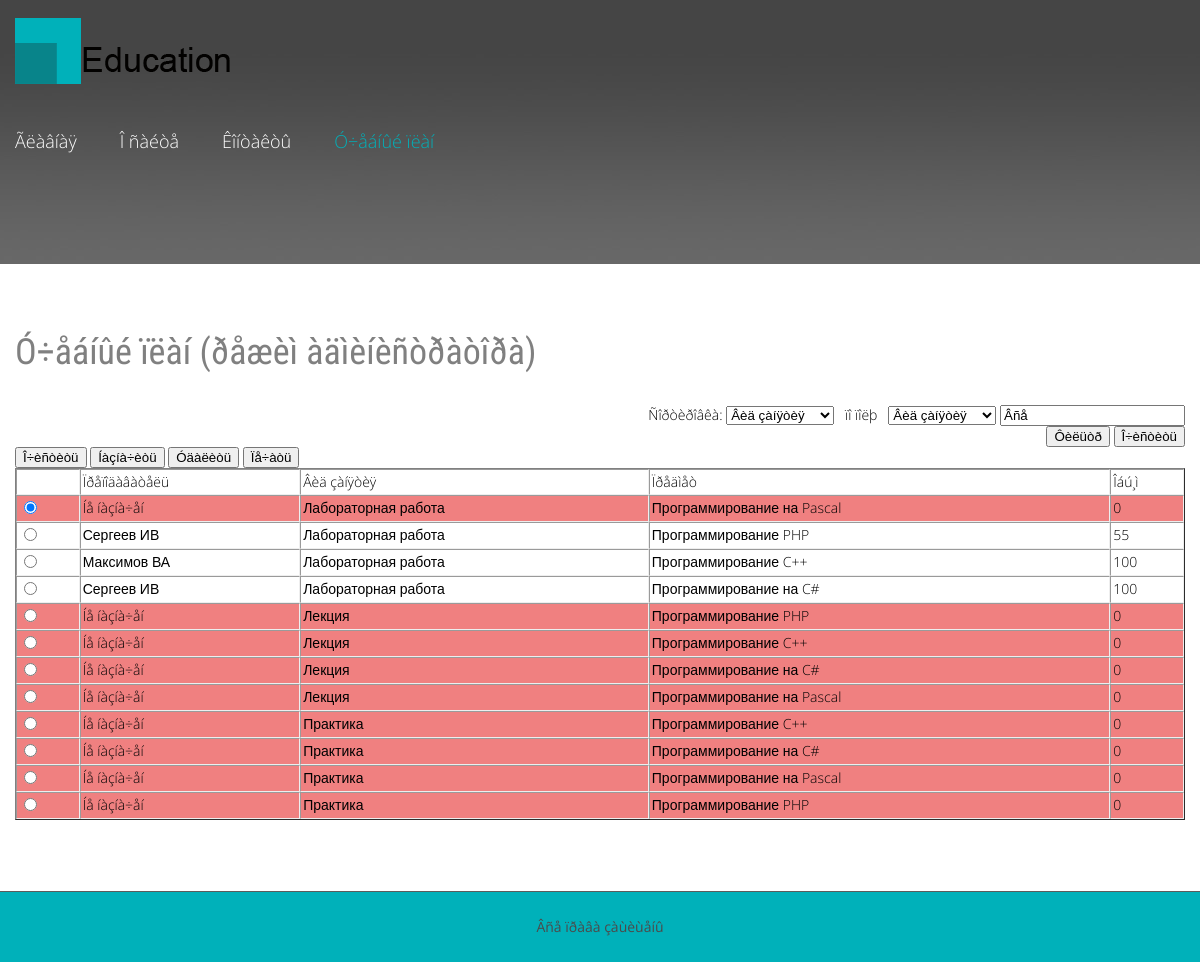
/plan/performanceadmin.php, run on the app's committed database.
### tables this page shows
CREATE TABLE `plan` (
  `idplan` int(11) NOT NULL,
  `plan` int(11) DEFAULT '0',
  `iduser` int(11) DEFAULT NULL,
  `idcategory` int(11) NOT NULL,
  `idsubject` int(11) NOT NULL
);

CREATE TABLE `category` (
  `idcategory` int(11) NOT NULL,
  `category` varchar(40) DEFAULT NULL
);

CREATE TABLE `subject` (
  `idsubject` int(11) NOT NULL,
  `subject` varchar(40) DEFAULT NULL,
  `idform` int(11) NOT NULL
);

CREATE TABLE `user` (
  `iduser` int(11) NOT NULL,
  `login` varchar(40) DEFAULT NULL,
  `parol` varchar(40) DEFAULT NULL,
  `permission` varchar(40) DEFAULT NULL,
  `user` varchar(40) DEFAULT NULL,
  `degree` varchar(40) DEFAULT NULL,
  `post` varchar(40) DEFAULT NULL,
  `experience` varchar(40) DEFAULT NULL,
  `datebirth` date DEFAULT NULL,
  `file` varchar(40) DEFAULT NULL,
  `address` varchar(40) DEFAULT NULL,
  `family` varchar(40) DEFAULT NULL,
  `phone` varchar(40) DEFAULT NULL,
  `mail` varchar(40) DEFAULT NULL,
  `idchair` int(11) NOT NULL
);

### plan/performanceadmin.php (the view, shortened to what this page needs)
<!DOCTYPE html>
<html lang="en">
<head>
<link rel="stylesheet" href="css/contact-form.css">
<link rel="stylesheet" href="css/style.css">
</head>
<body>
<header>
  <div class="container">
    <div class="row">
      <div class="grid_12 rel">
        <h1>
          <a href="index.php">
            <img src="images/logo.png" alt="Logo alt">
          </a>
        </h1>
      </div>
    </div>
  </div>
  <section id="stuck_container">
    <div class="container">
      <div class="row">
        <div class="grid_12 ">
          <div class="navigation ">
            <nav>
              <ul class="sf-menu">
               <li><a href="index.php">Ãëàâíàÿ</a></li>
               <li><a href="about.php">Î ñàéòå</a></li>
               <li><a href="contacts.php">Êîíòàêòû</a></li>
               <li class="current"><a href="#">Ó÷åáíûé ïëàí</a></li>
             </ul>
            </nav>
          </div>
        </div>
     </div>
    </div>
  </section>
</header>
<section id="content"><div class="ic"></div>
  <div class="container">
    <div class="row">
      <div class="grid_12">
        <h3>Ó÷åáíûé ïëàí (ðåæèì àäìèíèñòðàòîðà)</h3>
      </div>
      <div class="grid_12">
 <form name="form2"  method="post"  >
   <?
		$filter=$_GET["filter"];
		$sort=$_GET["sort"];
$s="SELECT plan.*,  user,   subject, category FROM  subject,  category, plan LEFT JOIN user ON plan.iduser=user.iduser where plan.idsubject=subject.idsubject and plan.idcategory=category.idcategory  ";
if ($sort==1)
{
$fieldsort = $_POST['sortname'];
$s=$s." order by $fieldsort";
}
else
$s=$s." order by category";
		 $r=mysql_query($s);
	 ?>
     		<div align="right">
Ñîðòèðîâêà:
				<select name="sortname"  style="height:22; width:auto" onChange="this.form.action='performanceadmin.php?sort=1&filter=<? echo $filter;?>'; this.form.submit();" >
					<option value="category"  <? if ($fieldsort=="category") {?> selected="selected" <? }?>>Âèä çàíÿòèÿ </option>
				</select>
    &nbsp;
ïî ïîëþ
 &nbsp;
				<select name="findname"  style="height:22; width:auto"  >
					<option value="category"  <? if ($fieldfind=="category") {?> selected="selected" <? }?>>Âèä çàíÿòèÿ </option>
			  </select>
				<input   name="FilterValue1"  onFocus="if (this.value=='Âñå') this.value=''"  value="<? if ($filter==1) echo "$value1"; else echo("Âñå"); ?>" onBlur="checkFilterValue1()"  type="text">
				<br>
				<input  type="button"  name="button1"  onclick="this.form.action='performanceadmin.php?filter=1&sort=<? echo $sort;?>'; this.form.submit();"   value="Ôèëüòð">
				<input  type="button"  name="button2"  onclick="this.form.action='performanceadmin.php?filter=0&sort=<? echo $sort;?>'; this.form.submit();"   value="Î÷èñòèòü">
           <br>
          </div>
<input  type="button"  name="button"  onclick="qwest=window.confirm('Âû äåñòâèòåëüíî õîòèòå î÷èñòèòü ïëàí?');  if (qwest) {this.form.action='clearperformance.php'; this.form.submit();}" value="Î÷èñòèòü">
<input  type="button"  name="button" <? if (mysql_num_rows($r)==0) {?>    disabled="disabled"<? }?>  onclick="this.form.action='updperformance.php?upd=1&step=1'; this.form.submit();" value="Íàçíà÷èòü">
<input  type="button"  name="button" <? if (mysql_num_rows($r)==0) {?>    disabled="disabled"<? }?>  onclick="qwest=window.confirm('Âû äåñòâèòåëüíî õîòèòå óäàëèòü çàïèñü?');  if (qwest) {this.form.action='delperformance.php'; this.form.submit();}" value="Óäàëèòü">
<input  type="button"  name="button" <? if (mysql_num_rows($r)==0) {?>    disabled="disabled"<? }?>  onclick="this.form.action='expperfadmin.php?sort=<? echo $sort;?>&filter=<? echo $filter;?>'; this.form.submit();" value="Ïå÷àòü">
  <table WIDTH=100% border="1" cellspacing=0 cellpadding=2  >
									<tr >
		<td ><font color=white>&nbsp;</font></td>
		<td>Ïðåïîäàâàòåëü</td>
		<td>Âèä çàíÿòèÿ</td>
        <td>Ïðåäìåò</td>
		<td>Îáú¸ì</td>
		</tr>
      <?
			for ($i=0;$i<mysql_num_rows($r);$i++)
			  {
				$f=mysql_fetch_array($r);
								if ($f['user']==null)	echo "<tr bgcolor=LightCoral>";
								else				echo "<tr>";
	if ($i==0)
    echo "<td><input type=radio checked=checked name=Arrplan[] value=".$f["idplan"]."> </td>";
	else
    echo "<td><input type=radio name=Arrplan[] value=".$f["idplan"]."> </td>";
				if 	($f['user']==null)
					echo "<td>Íå íàçíà÷åí</td>";
				else
					echo "<td> ".$f['user']."</td>";
				echo "
				<td> $f[category]</td>
				<td> $f[subject]</td>
				<td> $f[plan]</td>
				";
				echo "</tr>";
			  }
		?>
  </table>
</form>
      </div>
    </div>
  </div>
</section>
<footer id="footer">
  <div class="container" align="center">
    <div class="row">
      <div class="grid_12">
        <div class="copyright"><a href="#">Âñå ïðàâà çàùèùåíû</a>
        </div>
    </div>
  </div>
  </div>
</footer>
</body>
</html>

### plan/css/style.css (style rules this page uses)
.navigation { z-index: 999; position: relative; padding: 35px 0; }
.navigation .sf-menu { z-index: 990; text-align: center; position: relative; }
.navigation nav { position: relative; padding: 0; }
.sf-menu > li { float: left; font-weight: 300; position: relative; font-size: 18px; line-height: 22px; }
.sf-menu > li + li { margin-left: 43px; }
.sf-menu > li + li:after { content: ''; background: url(../images/menu_sep.png) 0 0 no-repeat; height: 5px; width: 5px; position: absolute; left: -20px; top: 10px; }
.sf-menu > li > a { position: relative; color: #ffffff; text-align: center; }
.sf-menu > li.sfHover > a, .sf-menu > li.current > a, .sf-menu > li > a:hover { color: #00b1ba; }
#stuck_container { -webkit-transition: all 0.4s ease; -moz-transition: all 0.4s ease; -ms-transition: all 0.4s ease; -o-transition: all 0.4s ease; transition: all 0.4s ease; z-index: 998 !important; }
html { width: 100%; }
body { position: relative; background: #00b1ba; color: #000000; font: 300 14px/20px 'Open Sans', sans-serif; }
input, img { max-width: 100%; }
h1, h2, h3, h4, h5, h8 { font-weight: 400; font-size: 16px; color: grey; font-family: 'Roboto Condensed', sans-serif; }
h3 { font-size: 36px; line-height: 72px; padding-top: 52px; margin-bottom: 17px; }
ul { padding: 0; margin: 0; list-style: none; }
a { text-decoration: none; color: inherit; outline: none; -webkit-transition: 0.5s ease; transition: 0.5s ease; }
.rel { position: relative; }
header { color: #e6e5e5; display: block; position: relative; z-index: 999; padding: 18px 0 77px; background: url(../images/slide.jpg) center 0 no-repeat; }
header .rel { z-index: 999; }
header h1 { text-align: center; z-index: 999; float: left; margin-bottom: 10px; }
header h1 a { display: block; overflow: hidden; font-size: 0; line-height: 0; -webkit-transition: 0s ease; transition: 0s ease; }
#content { background-color: #fff; padding-bottom: 71px; }
#footer { padding: 25px 0; border-top: 1px solid #5c5c5c; }
#footer .copyright { font-weight: normal; color: #4b4a4a; }

### plan/css/grid.css (style rules this page uses)
html, body, div, span, applet, object, iframe, h1, h2, h3, h4, h5, h6, p, blockquote, pre, a, abbr, acronym, address, big, cite, code, del, dfn, em, img, ins, kbd, q, s, samp, small, strike, strong, sub, sup, tt, var, b, u, i, center, dl, dt, dd, ol, ul, li, fieldset, form, label, legend, caption, tbody, tfoot, thead, article, aside, canvas, details, embed, figure, figcaption, footer, header, hgroup, menu, nav, output, ruby, section, summary, time, mark, audio, video { margin: 0; padding: 0; border: 0; font-size: 100%; font: inherit; vertical-align: top; }
article, aside, details, figcaption, figure, footer, header, hgroup, menu, nav, section { display: block; }
body { line-height: 1; }
ol, ul { list-style: none; }
.row { margin-left: -30px; *zoom: 1; }
.row:before, .row:after { display: table; content: ""; line-height: 0; }
.row:after { clear: both; }
[class*="grid_"] { float: left; min-height: 1px; margin-left: 30px; }
.container { width: 1170px; }
.grid_12 { width: 1170px; }
.container { margin-right: auto; margin-left: auto; *zoom: 1; }
.container:before, .container:after { display: table; content: ""; line-height: 0; }
.container:after { clear: both; }

### data on the page
plan: shows "Íå íàçíà÷åí", idcategory.category "Лабораторная работа", idsubject.subject "Программирование на Pascal", plan "0"
plan: iduser.user "Сергеев ИВ", idcategory.category "Лабораторная работа", idsubject.subject "Программирование PHP", plan "55"
plan: iduser.user "Максимов ВА", idcategory.category "Лабораторная работа", idsubject.subject "Программирование C++", plan "100"
plan: iduser.user "Сергеев ИВ", idcategory.category "Лабораторная работа", idsubject.subject "Программирование на C#", plan "100"
plan: shows "Íå íàçíà÷åí", idcategory.category "Лекция", idsubject.subject "Программирование PHP", plan "0"
plan: shows "Íå íàçíà÷åí", idcategory.category "Лекция", idsubject.subject "Программирование C++", plan "0"
plan: shows "Íå íàçíà÷åí", idcategory.category "Лекция", idsubject.subject "Программирование на C#", plan "0"
plan: shows "Íå íàçíà÷åí", idcategory.category "Лекция", idsubject.subject "Программирование на Pascal", plan "0"
plan: shows "Íå íàçíà÷åí", idcategory.category "Практика", idsubject.subject "Программирование C++", plan "0"
plan: shows "Íå íàçíà÷åí", idcategory.category "Практика", idsubject.subject "Программирование на C#", plan "0"
plan: shows "Íå íàçíà÷åí", idcategory.category "Практика", idsubject.subject "Программирование на Pascal", plan "0"
plan: shows "Íå íàçíà÷åí", idcategory.category "Практика", idsubject.subject "Программирование PHP", plan "0"
